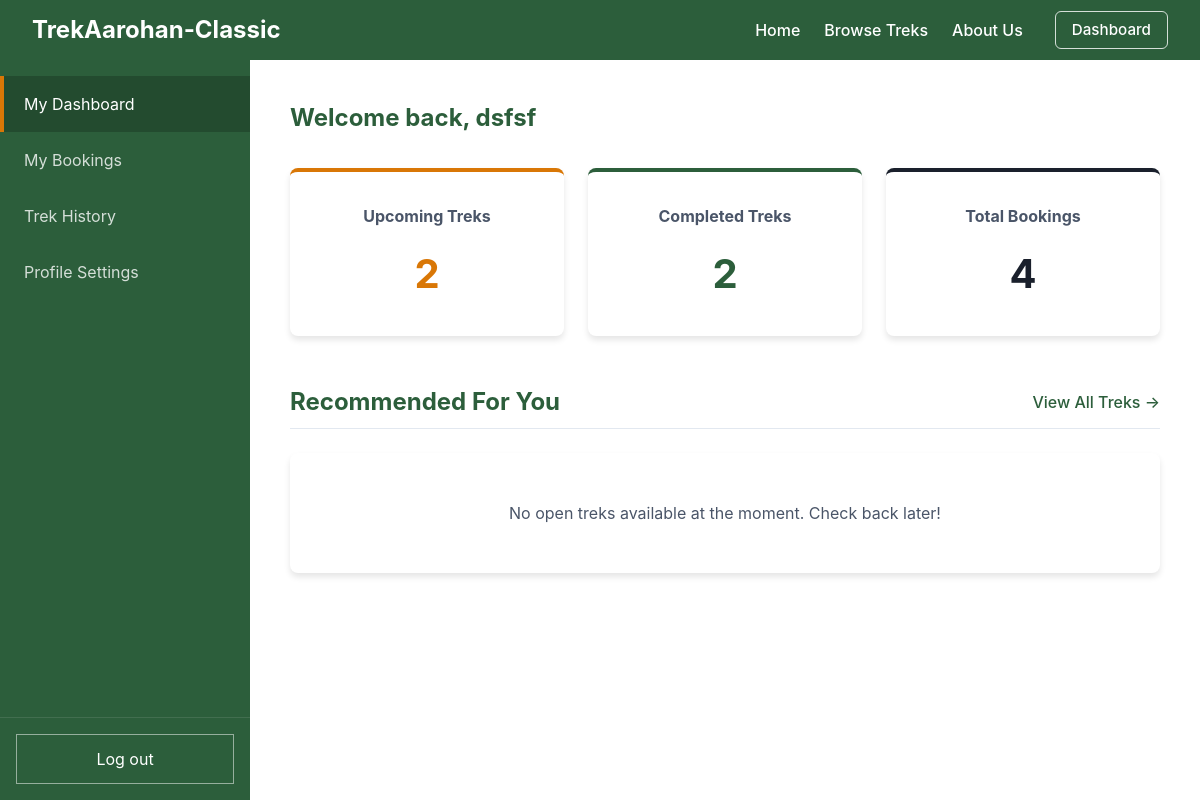
Before: /trekker/dashboard (signed in) with the older database file.
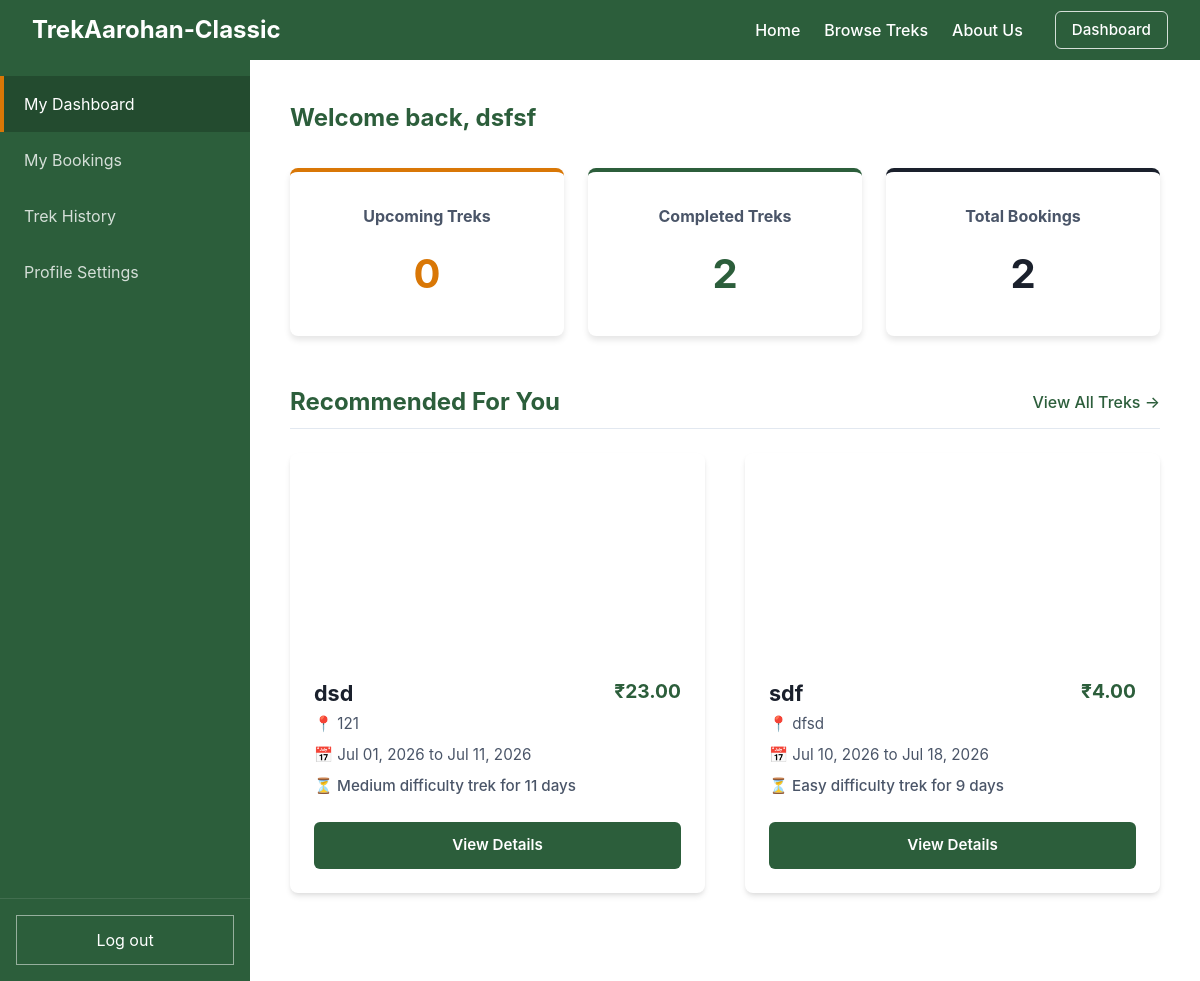
After: the same page with the newer database file.
### models.py (models this page shows)
class Trek(db.Model):
    __tablename__ = "trek"
    id = db.Column(db.Integer, primary_key=True, autoincrement=True)
    name = db.Column(db.String(100), nullable=False)
    description = db.Column(db.Text, nullable=True)
    difficulty = db.Column(db.String(20), nullable=False)  # "easy", "medium", "hard"
    location = db.Column(db.String(100), nullable=False)
    slots_available = db.Column(db.Integer, nullable=False)
    start_date = db.Column(db.Date, nullable=False)
    end_date = db.Column(db.Date, nullable=False)
    status = db.Column(db.String(20), default="open", nullable=False)  # "open", "full", "ongoing", "completed", "cancelled"
    assigned_staff_id = db.Column(db.Integer, db.ForeignKey("user.id"), nullable=False)
    cover_image = db.Column(db.String(255), nullable=True)
    price = db.Column(db.Float, default=0.0, nullable=False)
    bookings = db.relationship("Booking", backref="trek", lazy=True)

### app.py (the view)
    @app.route("/trekker/dashboard")
    @login_required
    def trekker_dashboard():
        if current_user.role != 0:
            return redirect(url_for("home"))
        bookings = Booking.query.filter_by(user_id=current_user.id).all()
        booked_trek_ids = [b.trek_id for b in bookings if b.status == "booked"]
        if booked_trek_ids:
            available_treks = Trek.query.filter(Trek.status == "open", ~Trek.id.in_(booked_trek_ids)).all()
        else:
            available_treks = Trek.query.filter_by(status="open").all()
        return render_template("trekker_dashboard.html", bookings=bookings, available_treks=available_treks)

### templates/trekker_dashboard.html (shortened to what the changed rows need)
{% extends "trekker_base.html" %}
{% set active_page = "dashboard" %}
{% block dashboard_content %}
    <h2 style="color: var(--primary-color);">Welcome back, {{ current_user.name }}</h2>
    <div style="display: grid; grid-template-columns: repeat(auto-fit, minmax(200px, 1fr)); gap: 1.5rem; margin-top: 2rem; margin-bottom: 3rem;">
        {% set valid_bookings = bookings|selectattr("status", "in", ["booked", "completed"])|list %}
        {% set upcoming_treks = valid_bookings|selectattr("trek.status", "in", ["open", "full", "ongoing"])|list %}
		{% set completed_treks = valid_bookings|selectattr("trek.status", "equalto", "completed")|list %}
        <div class="card" style="text-align: center; border-top: 4px solid var(--accent-color);">
            <h3 style="color: var(--secondary-color); font-size: 1rem; margin-top: 0;">Upcoming Treks</h3>
            <p style="font-size: 2.5rem; font-weight: bold; margin: 0; color: var(--accent-color);">{{ upcoming_treks|length }}</p>
        </div>
        <div class="card" style="text-align: center; border-top: 4px solid var(--text-color);">
            <h3 style="color: var(--secondary-color); font-size: 1rem; margin-top: 0;">Total Bookings</h3>
            <p style="font-size: 2.5rem; font-weight: bold; margin: 0; color: var(--text-color);">{{ valid_bookings|length }}</p>
        </div>
    </div>
    <div style="margin-bottom: 3rem;">
        <div style="display: flex; justify-content: space-between; align-items: center; border-bottom: 1px solid var(--border-color); padding-bottom: 0.5rem; margin-bottom: 1.5rem;">
            <h2 style="margin: 0; font-size: 1.5rem;">Recommended For You</h2>
        </div>
        {% if available_treks %}
        <div style="display: grid; grid-template-columns: repeat(auto-fill, minmax(350px, 1fr)); gap: 2.5rem;">
            {% for t in available_treks[:4] %}
            <div class="card" style="padding: 0; overflow: hidden; display: flex; flex-direction: column; box-shadow: 0 4px 6px -1px rgba(0, 0, 0, 0.1), 0 2px 4px -1px rgba(0, 0, 0, 0.06); transition: transform 0.2s;">
                {% if t.cover_image %}
                    <div style="height: 200px; background-image: url('{{ url_for('static', filename='uploads/' ~ t.cover_image) }}'); background-size: cover; background-position: center;"></div>
                {% else %}
                    <div style="height: 200px; background-image: url('{{ url_for('static', filename='images/trek.jpg') }}'); background-size: cover; background-position: center;"></div>
                {% endif %}
                <div style="padding: 1.5rem; display: flex; flex-direction: column; flex-grow: 1;">
                    <div style="display: flex; justify-content: space-between; align-items: flex-start; margin-bottom: 0.25rem;">
                        <h3 style="margin: 0; font-size: 1.35rem;">{{ t.name }}</h3>
                        <span style="font-weight: bold; font-size: 1.2rem; color: var(--primary-color);">₹{{ "%.2f"|format(t.price) }}</span>
                    </div>
                    <p style="color: var(--secondary-color); font-size: 0.95rem; margin: 0 0 0.5rem 0;">📍 {{ t.location }}</p>
                    <p style="color: var(--secondary-color); font-size: 0.95rem; margin: 0 0 0.5rem 0;">📅 {{ t.start_date.strftime('%b %d, %Y') }} to {{ t.end_date.strftime('%b %d, %Y') }}</p>
                    <p style="color: var(--secondary-color); font-size: 0.95rem; margin: 0 0 1.5rem 0; font-weight: 500;">⏳ {{ t.difficulty|capitalize }} difficulty trek for {{ (t.end_date - t.start_date).days + 1 }} days</p>
                    <div style="margin-top: auto; text-align: center;">
                        <a href="{{ url_for('public_trek_detail', id=t.id) }}" class="btn btn-primary" style="width: 100%; display: block; box-sizing: border-box;">View Details</a>
                    </div>
                </div>
            </div>
            {% endfor %}
        </div>
        {% else %}
        <div class="card" style="text-align: center; padding: 3rem; color: var(--secondary-color);">
            <p style="margin: 0;">No open treks available at the moment. Check back later!</p>
        </div>
        {% endif %}
    </div>
{% endblock %}

Changed rows visible on the page:
now on this page (row edited): Trek: name "dsd", price "23.00", location "121", start_date "Jul 01, 2026", end_date "Jul 11, 2026", difficulty "Medium", (t.end_date-t.start_date).days+1 "11"
now on this page (row edited): Trek: name "sdf", price "4.00", location "dfsd", start_date "Jul 10, 2026", end_date "Jul 18, 2026", difficulty "Easy", (t.end_date-t.start_date).days+1 "9"
Other visible differences:
{{ upcoming_treks|length }}: "2" → "0"
{{ valid_bookings|length }}: "4" → "2"
text no longer shown: "No open treks available at the moment. Check back later!"
